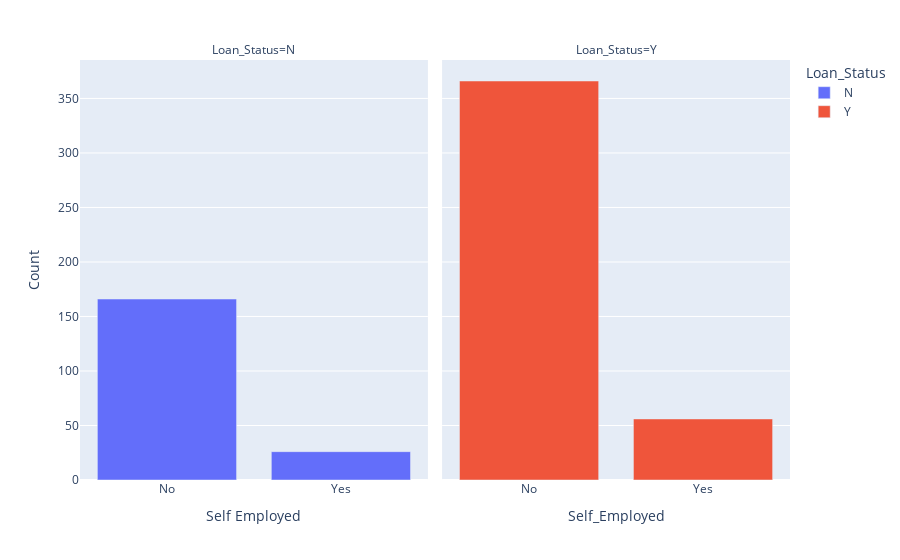

The code cell stored with this chart in its notebook:
### Code cell
# Plot self-Employed feature vs target Loan_Status

fig = px.bar(
    data_frame=selfEmp_loan_df, 
    x='Self_Employed', 
    y='count', 
    facet_col='Loan_Status', 
    color=selfEmp_loan_df['Loan_Status']#.astype(str) 
)

fig.update_layout(xaxis_title='Self Employed', yaxis_title='Count')
fig.show()

### Figure 1 — Plotly figure (JSON) as saved in the notebook; plotly's stock layout.template omitted (floating-point values rounded to 4 significant figures)
{"data": [{"alignmentgroup": "True", "hovertemplate": "Loan_Status=N<br>Self_Employed=%{x}<br>count=%{y}<extra></extra>", "legendgroup": "N", "marker": {"color": "#636efa", "pattern": {"shape": ""}}, "name": "N", "offsetgroup": "N", "orientation": "v", "showlegend": true, "textposition": "auto", "type": "bar", "x": ["No", "Yes"], "xaxis": "x", "y": [166, 26], "yaxis": "y"}, {"alignmentgroup": "True", "hovertemplate": "Loan_Status=Y<br>Self_Employed=%{x}<br>count=%{y}<extra></extra>", "legendgroup": "Y", "marker": {"color": "#EF553B", "pattern": {"shape": ""}}, "name": "Y", "offsetgroup": "Y", "orientation": "v", "showlegend": true, "textposition": "auto", "type": "bar", "x": ["No", "Yes"], "xaxis": "x2", "y": [366, 56], "yaxis": "y2"}], "layout": {"annotations": [{"font": {}, "showarrow": false, "text": "Loan_Status=N", "x": 0.245, "xanchor": "center", "xref": "paper", "y": 1, "yanchor": "bottom", "yref": "paper"}, {"font": {}, "showarrow": false, "text": "Loan_Status=Y", "x": 0.755, "xanchor": "center", "xref": "paper", "y": 1, "yanchor": "bottom", "yref": "paper"}], "barmode": "relative", "legend": {"title": {"text": "Loan_Status"}, "tracegroupgap": 0}, "margin": {"t": 60}, "xaxis": {"anchor": "y", "domain": [0, 0.49], "title": {"text": "Self Employed"}}, "xaxis2": {"anchor": "y2", "domain": [0.51, 1], "matches": "x", "title": {"text": "Self_Employed"}}, "yaxis": {"anchor": "x", "domain": [0, 1], "title": {"text": "Count"}}, "yaxis2": {"anchor": "x2", "domain": [0, 1], "matches": "y", "showticklabels": false}}}
